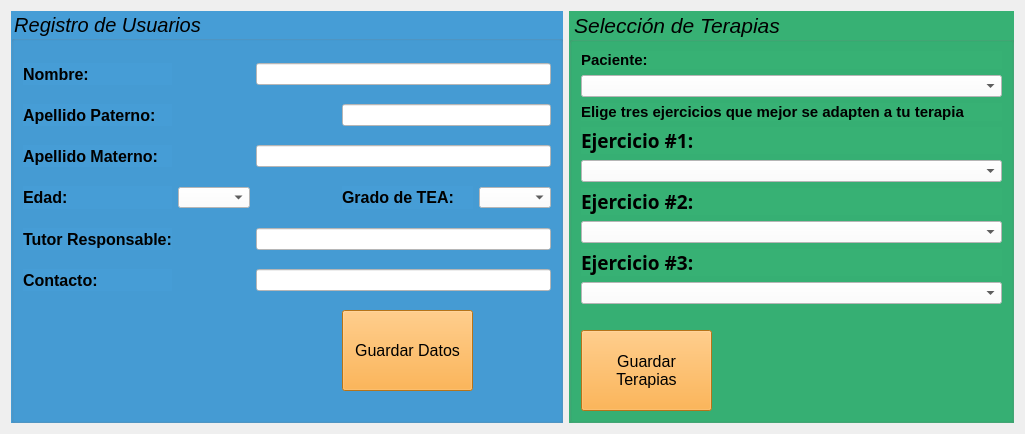
            <widget class="QWidget" name="page_Pacientes">
             <property name="styleSheet">
              <string notr="true"/>
             </property>
             <layout class="QGridLayout" name="gridLayout">
              <item row="0" column="0">
               <widget class="QGroupBox" name="gb_RegistroUsuario">
                <property name="font">
                 <font>
                  <family>MS Sans Serif</family>
                  <pointsize>15</pointsize>
                  <italic>true</italic>
                 </font>
                </property>
                <property name="styleSheet">
                 <string notr="true">background-color: rgb(70, 157, 214);</string>
                </property>
                <property name="title">
                 <string>Registro de Usuarios</string>
                </property>
                <layout class="QGridLayout" name="gridLayout_6">
                 <item row="5" column="0">
                  <widget class="QLabel" name="lb_Contacto">
                   <property name="font">
                    <font>
                     <pointsize>12</pointsize>
                     <weight>75</weight>
                     <bold>true</bold>
                    </font>
                   </property>
                   <property name="text">
                    <string>Contacto:</string>
                   </property>
                  </widget>
                 </item>
                 <item row="2" column="3" colspan="3">
                  <widget class="QLineEdit" name="txt_Apellido_Materno">
                   <property name="styleSheet">
                    <string notr="true">background-color: rgb(255, 255, 255);</string>
                   </property>
                  </widget>
                 </item>
                 <item row="2" column="0">
                  <widget class="QLabel" name="lb_LastNameMother">
                   <property name="font">
                    <font>
                     <pointsize>12</pointsize>
                     <weight>75</weight>
                     <bold>true</bold>
                    </font>
                   </property>
                   <property name="text">
                    <string>Apellido Materno:</string>
                   </property>
                  </widget>
                 </item>
                 <item row="3" column="3">
                  <spacer name="horizontalSpacer_2">
                   <property name="orientation">
                    <enum>Qt::Horizontal</enum>
                   </property>
                   <property name="sizeType">
                    <enum>QSizePolicy::Fixed</enum>
                   </property>
                   <property name="sizeHint" stdset="0">
                    <size>
                     <width>80</width>
                     <height>23</height>
                    </size>
                   </property>
                  </spacer>
                 </item>
                 <item row="4" column="3" colspan="3">
                  <widget class="QLineEdit" name="txt_Tutor">
                   <property name="styleSheet">
                    <string notr="true">background-color: rgb(255, 255, 255);</string>
                   </property>
                  </widget>
                 </item>
                 <item row="4" column="0">
                  <widget class="QLabel" name="lb_Tutor">
                   <property name="font">
                    <font>
                     <pointsize>12</pointsize>
                     <weight>75</weight>
                     <bold>true</bold>
                    </font>
                   </property>
                   <property name="text">
                    <string>Tutor Responsable:</string>
                   </property>
                  </widget>
                 </item>
                 <item row="3" column="0">
                  <widget class="QLabel" name="lb_Edad">
                   <property name="font">
                    <font>
                     <pointsize>12</pointsize>
                     <weight>75</weight>
                     <bold>true</bold>
                    </font>
                   </property>
                   <property name="text">
                    <string>Edad:</string>
                   </property>
                  </widget>
                 </item>
                 <item row="5" column="3" colspan="3">
                  <widget class="QLineEdit" name="txt_Telefono">
                   <property name="styleSheet">
                    <string notr="true">background-color: rgb(255, 255, 255);</string>
                   </property>
                  </widget>
                 </item>
                 <item row="3" column="4">
                  <widget class="QLabel" name="lb_Grade_Of_TEA">
                   <property name="font">
                    <font>
                     <pointsize>12</pointsize>
                     <weight>75</weight>
                     <bold>true</bold>
                    </font>
                   </property>
                   <property name="text">
                    <string>&lt;html&gt;&lt;head/&gt;&lt;body&gt;&lt;p&gt;Grado de TEA:&lt;/p&gt;&lt;/body&gt;&lt;/html&gt;</string>
                   </property>
                  </widget>
                 </item>
                 <item row="1" column="4" colspan="2">
                  <widget class="QLineEdit" name="txt_Apellido_Paterno">
                   <property name="styleSheet">
                    <string notr="true">background-color: rgb(255, 255, 255);</string>
                   </property>
                  </widget>
                 </item>
                 <item row="1" column="0">
                  <widget class="QLabel" name="lb_LastNameFater">
                   <property name="font">
                    <font>
                     <pointsize>12</pointsize>
                     <weight>75</weight>
                     <bold>true</bold>
                    </font>
                   </property>
                   <property name="text">
                    <string>Apellido Paterno:</string>
                   </property>
                  </widget>
                 </item>
                 <item row="0" column="0">
                  <widget class="QLabel" name="lb_Name">
                   <property name="font">
                    <font>
                     <pointsize>12</pointsize>
                     <weight>75</weight>
                     <bold>true</bold>
                    </font>
                   </property>
                   <property name="text">
                    <string>Nombre:</string>
                   </property>
                  </widget>
                 </item>
                 <item row="0" column="3" colspan="3">
                  <widget class="QLineEdit" name="txt_Nombre">
                   <property name="styleSheet">
                    <string notr="true">background-color: rgb(255, 255, 255);</string>
                   </property>
                  </widget>
                 </item>
                 <item row="3" column="5">
                  <widget class="QComboBox" name="cb_Grado_TEA">
                   <property name="maximumSize">
                    <size>
                     <width>121</width>
                     <height>21</height>
                    </size>
                   </property>
                   <property name="styleSheet">
                    <string notr="true">background-color: rgb(255, 255, 255);</string>
                   </property>
                  </widget>
                 </item>
                 <item row="3" column="2">
                  <widget class="QComboBox" name="cb_Edad">
                   <property name="maximumSize">
                    <size>
                     <width>121</width>
                     <height>21</height>
                    </size>
                   </property>
                   <property name="styleSheet">
                    <string notr="true">background-color: rgb(255, 255, 255);</string>
                   </property>
                  </widget>
                 </item>
                 <item row="6" column="4">
                  <widget class="QPushButton" name="btn_SaveDataOfUser">
                   <property name="minimumSize">
                    <size>
                     <width>131</width>
                     <height>81</height>
                    </size>
                   </property>
                   <property name="maximumSize">
                    <size>
                     <width>131</width>
                     <height>81</height>
                    </size>
                   </property>
                   <property name="font">
                    <font>
                     <pointsize>12</pointsize>
                    </font>
                   </property>
                   <property name="styleSheet">
                    <string notr="true">background-color:rgb(255, 163, 35)</string>
                   </property>
                   <property name="text">
                    <string>Guardar Datos</string>
                   </property>
                   <property name="icon">
                    <iconset>
                     <normaloff>../icons/save.svg</normaloff>../icons/save.svg</iconset>
                   </property>
                  </widget>
                 </item>
                </layout>
               </widget>
              </item>
              <item row="0" column="2">
               <widget class="QGroupBox" name="gb_SeleccionTerapias">
                <property name="font">
                 <font>
                  <family>Arial</family>
                  <pointsize>16</pointsize>
                  <italic>true</italic>
                 </font>
                </property>
                <property name="styleSheet">
                 <string notr="true">background-color: rgb(55, 177, 116);</string>
                </property>
                <property name="title">
                 <string>Selección de Terapias</string>
                </property>
                <layout class="QGridLayout" name="gridLayout_7">
                 <item row="7" column="0">
                  <widget class="QLabel" name="lb_Ejercicio_3">
                   <property name="font">
                    <font>
                     <family>Cascadia Mono</family>
                     <pointsize>14</pointsize>
                     <weight>75</weight>
                     <bold>true</bold>
                    </font>
                   </property>
                   <property name="text">
                    <string>Ejercicio #3:</string>
                   </property>
                  </widget>
                 </item>
                 <item row="10" column="0">
                  <widget class="QPushButton" name="btn_SaveDataOfTerhapy">
                   <property name="minimumSize">
                    <size>
                     <width>131</width>
                     <height>81</height>
                    </size>
                   </property>
                   <property name="maximumSize">
                    <size>
                     <width>131</width>
                     <height>81</height>
                    </size>
                   </property>
                   <property name="font">
                    <font>
                     <pointsize>12</pointsize>
                    </font>
                   </property>
                   <property name="styleSheet">
                    <string notr="true">background-color:rgb(255, 163, 35)</string>
                   </property>
                   <property name="text">
                    <string>Guardar 
Terapias</string>
                   </property>
                   <property name="icon">
                    <iconset>
                     <normaloff>../icons/save.svg</normaloff>../icons/save.svg</iconset>
                   </property>
                  </widget>
                 </item>
                 <item row="5" column="0">
                  <widget class="QLabel" name="lb_Ejercicio_2">
                   <property name="font">
                    <font>
                     <family>Cascadia Mono</family>
                     <pointsize>14</pointsize>
                     <weight>75</weight>
                     <bold>true</bold>
                    </font>
                   </property>
                   <property name="text">
                    <string>Ejercicio #2:</string>
                   </property>
                  </widget>
                 </item>
                 <item row="4" column="0">
                  <widget class="QComboBox" name="cb_Ejercicio_1">
                   <property name="minimumSize">
                    <size>
                     <width>421</width>
                     <height>18</height>
                    </size>
                   </property>
                   <property name="styleSheet">
                    <string notr="true">background-color: rgb(255, 255, 255);</string>
                   </property>
                  </widget>
                 </item>
                 <item row="8" column="0">
                  <widget class="QComboBox" name="cb_Ejercicio_3">
                   <property name="minimumSize">
                    <size>
                     <width>421</width>
                     <height>20</height>
                    </size>
                   </property>
                   <property name="styleSheet">
                    <string notr="true">background-color: rgb(255, 255, 255);</string>
                   </property>
                  </widget>
                 </item>
                 <item row="3" column="0">
                  <widget class="QLabel" name="lb_Ejercicio_1">
                   <property name="font">
                    <font>
                     <family>Cascadia Mono</family>
                     <pointsize>14</pointsize>
                     <weight>75</weight>
                     <bold>true</bold>
                    </font>
                   </property>
                   <property name="text">
                    <string>Ejercicio #1:</string>
                   </property>
                  </widget>
                 </item>
                 <item row="6" column="0">
                  <widget class="QComboBox" name="cb_Ejercicio_2">
                   <property name="minimumSize">
                    <size>
                     <width>421</width>
                     <height>20</height>
                    </size>
                   </property>
                   <property name="styleSheet">
                    <string notr="true">background-color: rgb(255, 255, 255);</string>
                   </property>
                  </widget>
                 </item>
                 <item row="0" column="0">
                  <widget class="QLabel" name="l_PacienteInSelection">
                   <property name="font">
                    <font>
                     <pointsize>11</pointsize>
                     <weight>75</weight>
                     <bold>true</bold>
                    </font>
                   </property>
                   <property name="text">
                    <string>Paciente:</string>
                   </property>
                  </widget>
                 </item>
                 <item row="2" column="0">
                  <widget class="QLabel" name="lb_contador">
                   <property name="font">
                    <font>
                     <pointsize>11</pointsize>
                     <weight>75</weight>
                     <bold>true</bold>
                    </font>
                   </property>
                   <property name="text">
                    <string>Elige tres ejercicios que mejor se adapten a tu terapia</string>
                   </property>
                  </widget>
                 </item>
                 <item row="1" column="0">
                  <widget class="QComboBox" name="cb_SeleccionPaciente">
                   <property name="styleSheet">
                    <string notr="true">background-color: rgb(255, 255, 255);</string>
                   </property>
                  </widget>
                 </item>
                 <item row="9" column="0">
                  <spacer name="horizontalSpacer_3">
                   <property name="orientation">
                    <enum>Qt::Horizontal</enum>
                   </property>
                   <property name="sizeHint" stdset="0">
                    <size>
                     <width>40</width>
                     <height>20</height>
                    </size>
                   </property>
                  </spacer>
                 </item>
                </layout>
               </widget>
              </item>
             </layout>
            </widget>
